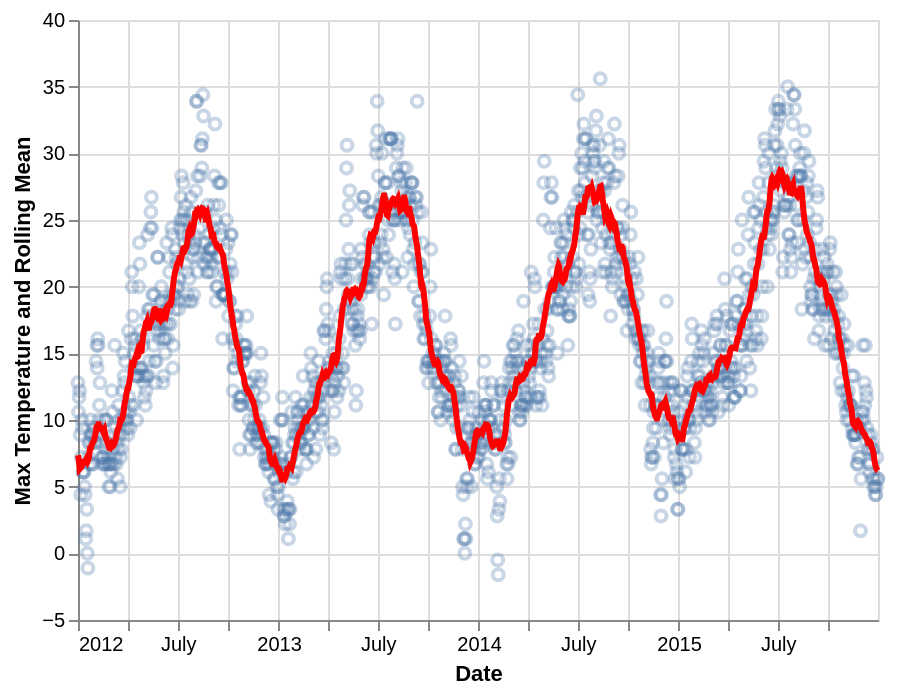

Write a Vega-Lite specification for this figure.
### Vega-Lite specification from a JSON file in a GitHub repository (floating-point values rounded to 4 significant figures; data arrays with more than 128 entries replaced by an {"elided": "..."} marker saying what was removed)
{"$schema": "https://vega.github.io/schema/vega-lite/v4.json", "description": "Plot showing a 30 day rolling average with raw values in the background.", "width": 400, "height": 300, "data": {"values": {"elided": "1461 records"}}, "transform": [{"window": [{"field": "temp_max", "op": "mean", "as": "rolling_mean"}], "frame": [-15, 15]}], "encoding": {"x": {"field": "date", "type": "temporal", "title": "Date"}, "y": {"type": "quantitative", "axis": {"title": "Max Temperature and Rolling Mean"}}}, "layer": [{"mark": {"type": "point", "opacity": 0.3}, "encoding": {"y": {"field": "temp_max", "title": "Max Temperature"}}}, {"mark": {"type": "line", "color": "red", "size": 3}, "encoding": {"y": {"field": "rolling_mean", "title": "Rolling Mean of Max Temperature"}}}]}
